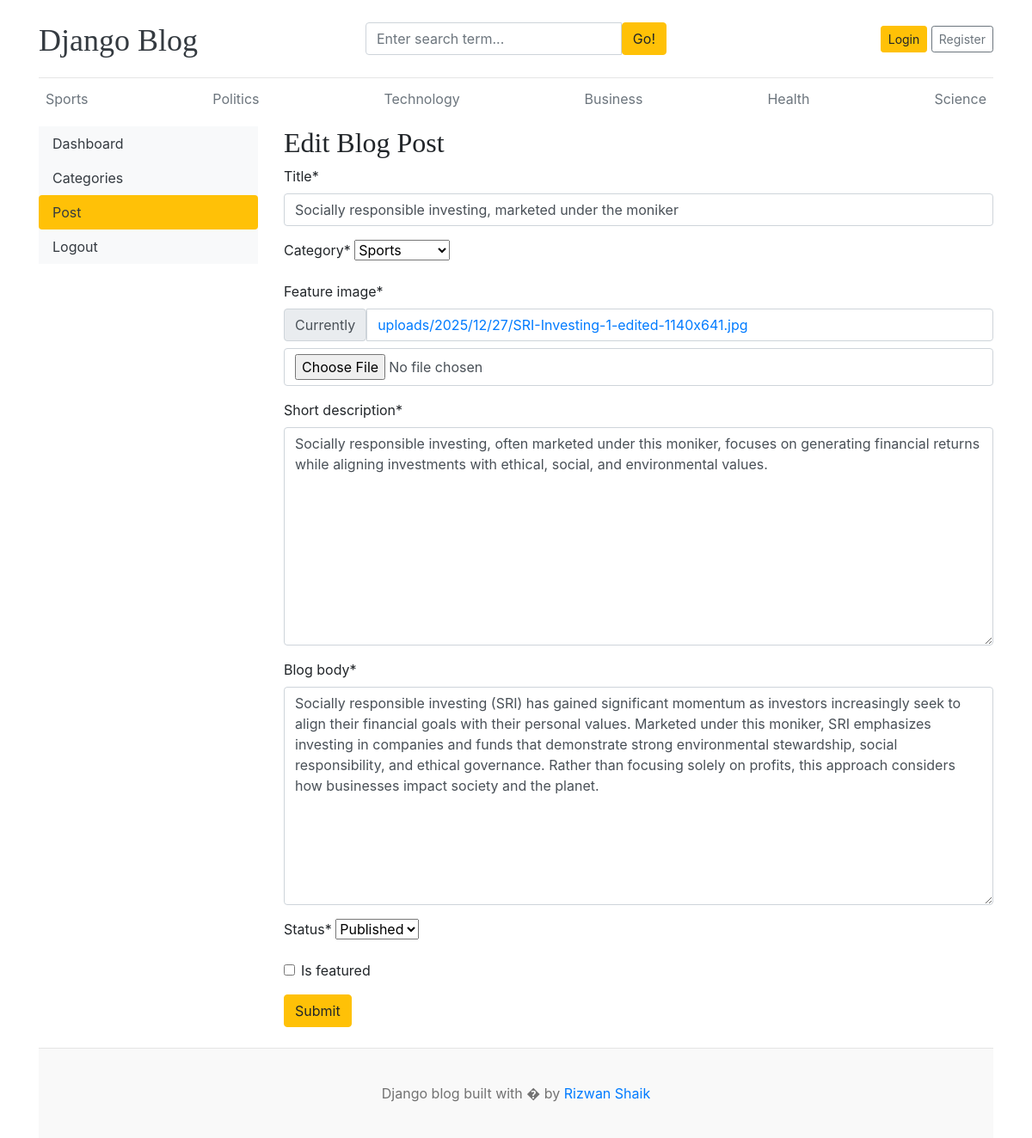
/dashboard/posts/edit/4/, run on an earlier commit of the app's database.
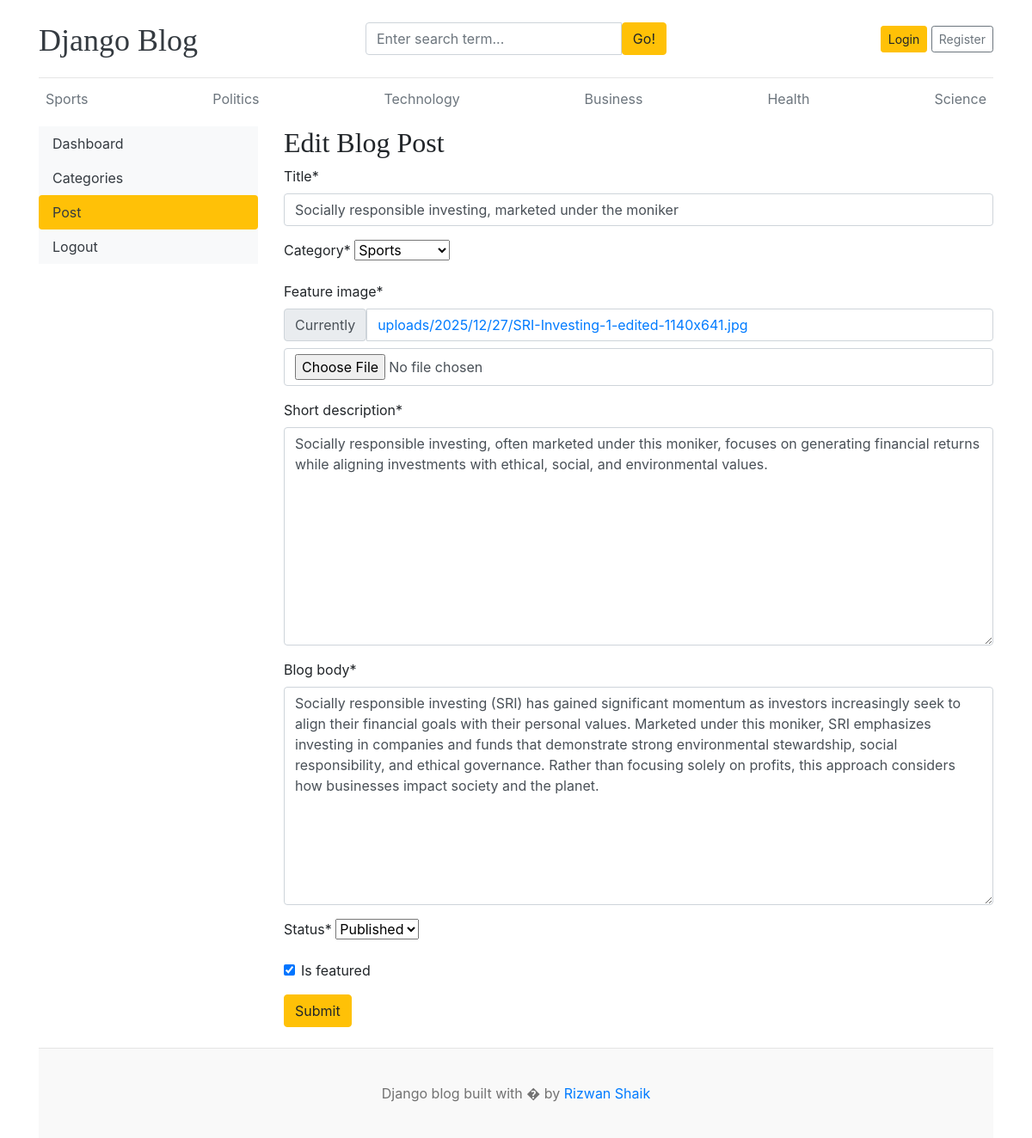
And on a later commit of the database.
### blogs/models.py (models this page shows, shortened)
class Blog(models.Model):
    title = models.CharField(max_length=100)
    slug = models.SlugField(max_length=150, unique=True, blank=True)
    category = models.ForeignKey(Category, on_delete=models.CASCADE)
    author = models.ForeignKey(User, on_delete=models.CASCADE)
    feature_image = models.ImageField(upload_to='uploads/%Y/%m/%d')
    short_description = models.TextField(max_length=500)
    blog_body = models.TextField(max_length=2000)
    status = models.CharField(max_length=20,choices=STATUS_CHOICES, default="Draft")
    is_featured = models.BooleanField(default=False)
    created_at = models.DateTimeField(auto_now_add=True)
    updated_at = models.DateTimeField(auto_now=True)

### dashboards/views.py (the view, shortened to what this page needs)
# urls.py: path('posts/edit/<int:pk>/', views.edit_post, name='edit_post'),
def edit_post(request, pk):
    post = get_object_or_404(Blog, pk=pk)
    form = BlogPostForm(instance=post)
    context = {
        'form': form,
        'post': post,
    }
    return render(request, 'dashboard/edit_post.html', context)

### dashboards/forms.py
class BlogPostForm(forms.ModelForm):
    class Meta:
        model = Blog
        fields = ('title', 'category', 'feature_image', 'short_description', 'blog_body', 'status', 'is_featured')

### blogs/context_processors.py (called while the page is built)
def get_categories(request):
    categories = Category.objects.all()
    return dict(categories=categories)

def get_social_links(request):
    social_links = SocialLink.objects.all()
    return dict(social_links=social_links)

### blogs/models.py (called while the page is built)
    def __str__(self):
        return self.category_name

### templates/dashboard/edit_post.html (shortened to what this page needs)
{% extends 'base.html' %}
{% block content %}
{% load crispy_forms_tags %}
<div class="row">
    {% include 'dashboard/sidebar.html' %}
    <div class="col-md-9">
        <h2>Edit Blog Post</h2>
        <form action="{% url 'edit_post' post.id %}" method="POST" enctype="multipart/form-data">
            {{ form | crispy }}
            <button type="submit" class="btn btn-warning">Submit</button>
        </form>
        <br>
    </div>
</div>
{% endblock %}

What changed in the data, as far as the page shows it:
changed Blog "Socially responsible investing, marketed under the moniker": is_featured "☐" → "☑"
